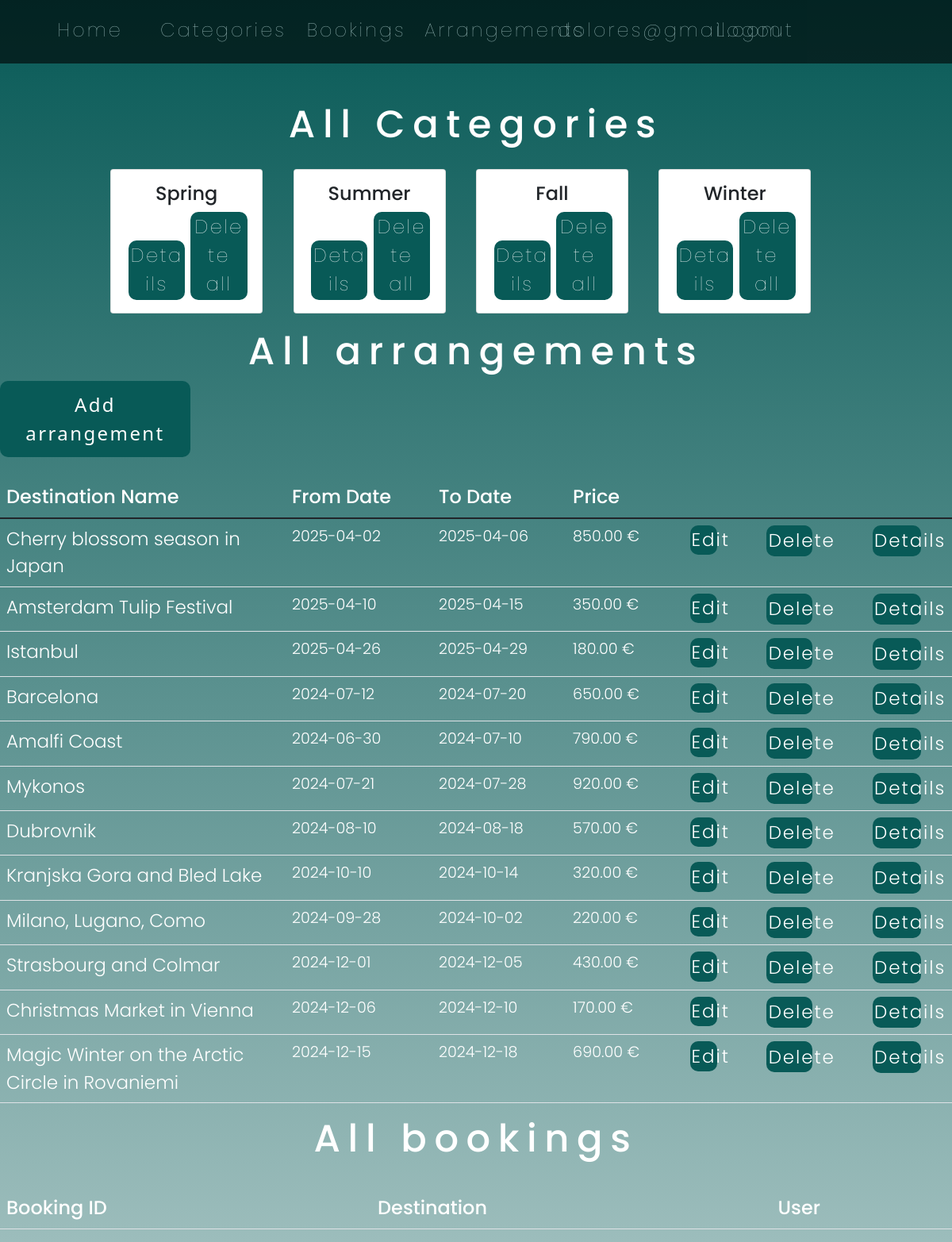
/admin.php (signed in), run on the app's committed database.
### tables this page shows
CREATE TABLE IF NOT EXISTS categories (
    categoryID INT AUTO_INCREMENT PRIMARY KEY,
    categoryName VARCHAR(50) NOT NULL
);

CREATE TABLE IF NOT EXISTS destinations (
    destinationID INT AUTO_INCREMENT PRIMARY KEY,
    categoryID INT NOT NULL,
    destinationName VARCHAR(100) NOT NULL,
    fromDate DATE NOT NULL,
    toDate DATE NOT NULL,
    description VARCHAR(1000) NOT NULL,
    price DECIMAL(10, 2) NOT NULL,
    location VARCHAR(100) NOT NULL,
    imgUrl VARCHAR(500) NOT NULL,
    created_at TIMESTAMP DEFAULT CURRENT_TIMESTAMP,
    FOREIGN KEY (categoryID) REFERENCES categories(categoryID)
);

### category_functions.php (called while the page is built, shortened)
<?php
function get_categories($conn){
   $query  = "SELECT * FROM categories";
   $queryExecute = $conn->prepare($query);
   $queryExecute->execute();
   if ($queryExecute->rowCount() > 0) {
   	  $categories = $queryExecute->fetchAll();
   }else {
      $categories = 0;
   }
   return $categories;
}

### arrangement_functions.php (called while the page is built, shortened)
<?php
    function get_arrangements($conn){
        $query  = "SELECT * FROM destinations";
        $queryExecute = $conn->prepare($query);
        $queryExecute->execute();
        if ($queryExecute->rowCount() > 0) {
              $destinations = $queryExecute->fetchAll();
        }else {
           $destinations = 0;
        }
        return $destinations;
     }

### admin.php (the view, shortened to what this page needs)
<?php
if (isset($_SESSION['user_id']) &&
    isset($_SESSION['user_email'])) {
    include "db_connect.php";
    include "category_functions.php";
    include "arrangement_functions.php";
    $categories = get_categories($conn);
    $arrangements=get_arrangements($conn);
?>
<!DOCTYPE html>
<html lang="en">
<head>
    <link rel="stylesheet" href="style.css">
    <link rel="stylesheet" href="style.php">
	<link href="https://cdn.jsdelivr.net/npm/bootstrap@5.1.1/dist/css/bootstrap.min.css" rel="stylesheet">
</head>
<body>
                <nav>
                    <ul>
                        <a href="home.php"><li>Home</li></a>
                        <a href="#all_categories"><li>Categories</li></a>
                        <a href="#all_booking"><li>Bookings</li></a>
                        <a href="#all_dest"><li>Arrangements</li></a>
                        <?php if (isset($_SESSION['user_email'])): ?>
                            <a href="admin.php"><li style="color:white; font-family:Poppins; font-weight:100"><?php echo $_SESSION['user_email']; ?></li></a>
                            <a href="logout.php"><li>Logout</li></a>
                        <?php else: ?>
                            <a href="login.php"><li>Login</li></a>
                        <?php endif; ?>
                    </ul>
                </nav>
		<h4 id="all_categories">All Categories</h4>
        <div class="categories">
            <?php
            foreach ($categories as $category) {
                $pageName = strtolower($category['categoryName']) . '.php';
            ?>
            <div class="card text-center">
                <div class="card-body">
                    <h5 class="card-title"><?php echo htmlspecialchars($category['categoryName']); ?></h5>
                    <button id="btn1">
                        <a href="<?php echo $pageName; ?>" class="adminButton">Details</a>
                    </button>
                    <button id="btn1">
                        <a href="delete_category.php?id=<?php echo $category['categoryID']; ?>" class="adminButton">Delete all</a>
                    </button>
                </div>
            </div>
            <?php } ?>
        </div>
        <h4 id="all_dest">All arrangements</h4>
        <button id="btn_add"><a href="add_arrangement.php">Add arrangement</a></button>
        <div class="arrangements">
            <table class="table table-hover">
                <thead>
                    <tr>
                        <th scope="col">Destination Name</th>
                        <th scope="col">From Date</th>
                        <th scope="col">To Date</th>
                        <th scope="col">Price</th>
                    </tr>
                </thead>
                <tbody>
                    <?php foreach($arrangements as $arrangement) { ?>
                        <tr>
                            <td id="dest">
                                <a href="arrangement_details.php?id=<?php echo $arrangement['destinationID'];?>">
                                    <?php echo $arrangement['destinationName']?>
                                </a>
                            </td>
                            <td><?php echo $arrangement['fromDate']?></td>
                            <td><?php echo $arrangement['toDate']?></td>
                            <td><?php echo $arrangement['price']?> €</td>
                            <td>
                                <button id="btn"><a href="editDestination.php?id=<?php echo $arrangement['destinationID']?>">Edit</a></button>
                            </td>
                            <td>
                                <button id="btn"><a href="deleteDestination.php?id=<?php echo $arrangement['destinationID']?>">Delete</a></button>
                            </td>
                            <td>
                                <button id="btn"><a href="destination_details.php?id=<?php echo $arrangement['destinationID']?>">Details</a></button>
                            </td>
                        </tr>
                    <?php } ?>
                </tbody>
            </table>
        </div>
        <h4 id="all_booking">All bookings</h4>
        <div class="bookings">
        <table class="table table-hover">
                <thead>
                    <tr>
                        <th scope="col">Booking ID</th>
                        <th scope="col">Destination</th>
                        <th scope="col">User</th>
                    </tr>
                </thead>
            </table>
        </div>
</body>
</html>
<?php }else{
  header("Location: login.php");
  exit;
} ?>

### style.css (style rules this page uses)
* { margin:0; }
nav { position:sticky; background-color: black; opacity:0.6; width:100%; height:80px; }
nav ul { width:100%; position:relative; height:100%; }
nav ul li { position:relative; display:inline-block; height:80%; width:14%; letter-spacing: 3px; font-size:1.5em; }
li { text-align:center; padding-top:20px; }
nav ul a { text-decoration: none; list-style-type: none; font-family: 'Poppins','sans-serif'; font-weight:100; color:white; }
body { display: flex; flex-direction: column; }

### admin.php (style rules this page uses)
body { background: linear-gradient(#085a57, rgba(8, 90, 87, 0.4)) no-repeat center center/cover; min-height: 100vh; }
.categories { width:80%; margin-left:10%; margin-right:10%; }
h4 { font-family: 'Poppins','sans-serif'; font-size: 3em; letter-spacing: 0.2em; font-weight:500; color:white; text-align: center; }
.card.text-center { width:20%; float:left; margin:2%; }
.card-title { font-family: "Poppins","sans-serif"; font-weight: 500; font-size:1.5em; }
.adminButton { text-decoration: none; color:white; font-family: 'Poppins','sans-serif'; font-weight: 100; font-size:1.5em; letter-spacing: 0.1em; }
table { margin-top:2%; }
th, td a, td { text-decoration: none; color:white; font-size:1.2em; font-family:"Poppins","sans-serif"; font-weight: 300; }
th { font-size:1.5em; font-weight: 500; }
#dest { width:30%; }
#btn { border-radius:10px; border:none; width:50%; margin-left:25%; background-color: #085a57; color:white; padding:2%; font-size:1em; letter-spacing: 0.1em; }
#btn_add { border-radius:10px; border:none; width:20%; background-color: #085a57; color:white; font-size:1.5em; letter-spacing: 0.1em; padding: 1%; }
#btn_add a { color:white; text-decoration: none; }
#btn1 { border-radius:10px; border:none; width:45%; margin-left:2%; background-color: #085a57; color:white; font-size:1em; padding: 1%; }

### data on the page
categories: categoryName "Spring"
categories: categoryName "Summer"
categories: categoryName "Fall"
categories: categoryName "Winter"
destinations: destinationName "Cherry blossom season in Japan", fromDate "2025-04-02", toDate "2025-04-06", price "850.00"
destinations: destinationName "Amsterdam Tulip Festival", fromDate "2025-04-10", toDate "2025-04-15", price "350.00"
destinations: destinationName "Istanbul", fromDate "2025-04-26", toDate "2025-04-29", price "180.00"
destinations: destinationName "Barcelona", fromDate "2024-07-12", toDate "2024-07-20", price "650.00"
destinations: destinationName "Amalfi Coast", fromDate "2024-06-30", toDate "2024-07-10", price "790.00"
destinations: destinationName "Mykonos", fromDate "2024-07-21", toDate "2024-07-28", price "920.00"
destinations: destinationName "Dubrovnik", fromDate "2024-08-10", toDate "2024-08-18", price "570.00"
destinations: destinationName "Kranjska Gora and Bled Lake", fromDate "2024-10-10", toDate "2024-10-14", price "320.00"
destinations: destinationName "Milano, Lugano, Como", fromDate "2024-09-28", toDate "2024-10-02", price "220.00"
destinations: destinationName "Strasbourg and Colmar", fromDate "2024-12-01", toDate "2024-12-05", price "430.00"
destinations: destinationName "Christmas Market in Vienna", fromDate "2024-12-06", toDate "2024-12-10", price "170.00"
destinations: destinationName "Magic Winter on the Arctic Circle in Rovaniemi", fromDate "2024-12-15", toDate "2024-12-18", price "690.00"

### other printed values
$_SESSION['user_email'] "dolores@gmail.com"
